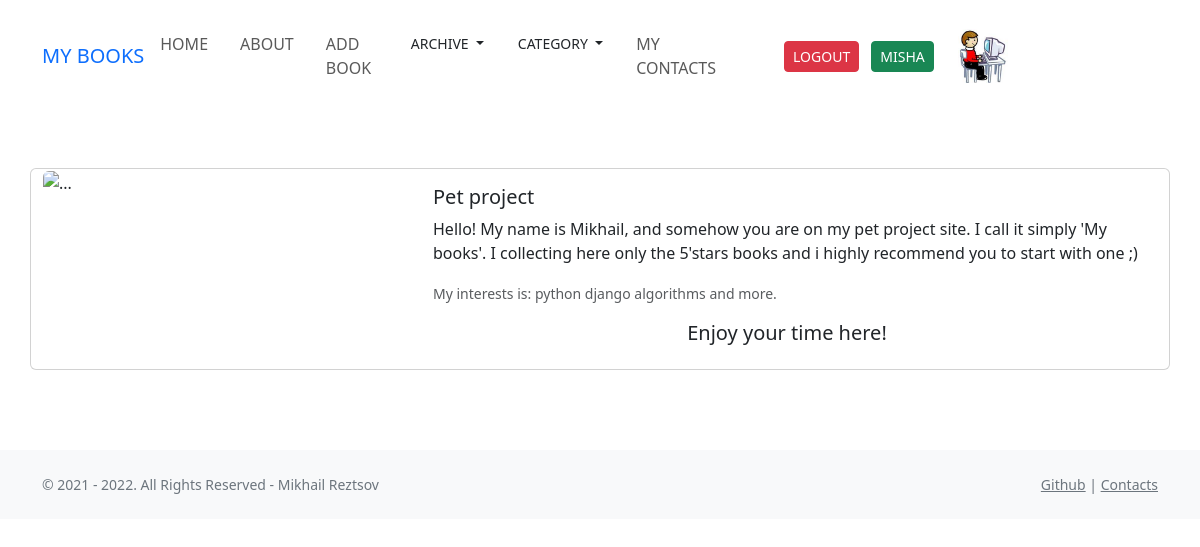
The page /about/ (signed in) on the database its author committed.
### women/models.py (models this page shows, shortened)
class Category(models.Model):
    name = models.CharField(max_length=100, db_index=True)
    slug = models.SlugField(max_length=255, unique=True, db_index=True, verbose_name="URL")
    def get_absolute_url(self):
        return reverse('category', kwargs={'slug': self.slug})
    class Meta:
        verbose_name = 'Категории'
        verbose_name_plural = 'Категории'

### women/views.py (the view)
# urls.py: path('about/', about, name='about'),
def about(request):
    context = {
        'title': 'about',
    }
    return render(request, 'women/about.html', context=context)

### women/models.py (called while the page is built)
    def get_absolute_url(self):
        return reverse('archive', kwargs={'slug': self.slug})

### women/templatetags/women_tags.py (called while the page is built)
@register.simple_tag()  # Загружай категории книг, используй данный тэг в base.html и можно использовать в любом шаблоне
def get_categories():
    return Category.objects.all()

@register.simple_tag()
def get_year():
    return Year.objects.all().order_by('-date')

### templates/women/about.html (shortened to what this page needs)
{% extends 'base.html' %}
{% load static %}
{% block content %}
    <div class="container my-5 mt-5">
        <div class="row">
            <div class="card mb-3" style="max-width: 1540px;">
                <div class="row g-2">
                    <div class="col-md-4">
                        <img src="https://avatars.mds.yandex.net/i?id=d3e6d40467e564f0d7e01dcc8067da1d-5176143-images-thumbs&n=13"
                             class="img-fluid rounded-start" alt="...">
                    </div>
                    <div class="col-md-8">
                        <div class="card-body">
                            <h5 class="card-title">Pet project</h5>
                            <p class="card-text">Hello! My name is Mikhail, and somehow you are on my pet project
                                site. I call it simply 'My books'. I collecting here only the 5'stars books and i highly
                                recommend you to start with one ;)</p>
                            <p class="card-text"><small class="text-muted">My interests is: {% for c in cats %}
                                <span class="pl-1">{{ c.name|lower }}</span>{% endfor %} and more.</small></p>
                         <h5 class="card-title text-center">Enjoy your time here!</h5>
                        </div>
                    </div>
                </div>
            </div>
        </div>
    </div>
{% endblock %}

### templates/base.html (shortened to what this page needs)
<!DOCTYPE html>
{% load static %}
{% load bootstrap5 %}
{% load cache %}
{% bootstrap_css %}
{% load women_tags %}
<html lang="en">
<head>
</head>
<body>
{% get_categories as cats %}
{% get_year as year %}
<nav class="bg-white navbar navbar-expand-lg navbar-light pb-lg-4 pt-lg-3 text-uppercase mb-4">
    <div class="container fluid">
    {% cache 20 sidebar %}
        <a class="mx-lg-auto navbar-brand text-primary" href="{% url 'index' %}">My books</a>
        <li class="collapse navbar-collapse w-100 justify-content-center" id="navbarNavDropdown-7">
            <ul class="navbar-nav">
                <li class="nav-item">
                    <a class="nav-link px-lg-3 py-lg-3" href="{% url 'index' %}">Home</a>
                </li>
                <li class="nav-item">
                    <a class="nav-link px-lg-3 py-lg-3" href="{% url 'about' %}">About</a>
                </li>
                <li class="nav-item">
                    <a class="nav-link px-lg-3 py-lg-3" href="{% url 'add_book' %}">Add book</a>
                </li>
                <li class="nav-item dropdown">
                    <a class="btn btn-sm dropdown-toggle px-lg-3 py-lg-3" href="#" role="button" id="dropdownMenuLink"
                       data-bs-toggle="dropdown" aria-expanded="false">
                        Archive
                    </a>
                </li>
                <li class="nav-item dropdown">
                    <a class="btn btn-sm dropdown-toggle px-lg-3 py-lg-3" href="#" role="button" id="dropdownMenuLink"
                       data-bs-toggle="dropdown" aria-expanded="false">
                        Category
                    </a>
                </li>
                <li class="nav-item">
                    <a class="nav-link px-lg-3 py-lg-3" href="{% url 'contact' %}">My Contacts</a>
                </li>
            </ul>
        {% endcache %}
            <div class="px-5">
                {% if user.is_authenticated %}
                    <a href="{% url 'logout' %}"  class="btn btn-sm btn-danger mx-1 my-2">Logout</a>
                {% else %}
                    <a href="{% url 'register' %}" class="btn btn-sm btn-outline-success mx-1 my-2">Sign in</a>
                {% endif %}
                {% if user.is_authenticated %}
                    <p class="btn btn-sm btn-success mx-1 my-2">{{ user }}</p>
                    <a href="{% url 'about' %}"><img src="{% static 'images/user.jpg' %}" alt=""
                                                     class="img-fluid w-25 h-25 px-3"></a>
                {% else %}
                    <a href="{% url 'login' %}" class="btn btn-sm btn-outline-secondary mx-1 my-2">Sign up</a>
                {% endif %}
            </div>
        </div>
</nav>
{% block content %}{% endblock %}
<div class="container">
    <div class="row justify-content-center">
        <div class="col-1">
        </div>
    </div>
</div>
{% cache 60 footer %}
<footer class="bg-light pb-3 pt-3 small text-secondary">
    <div class="container">
        <div class="align-items-center row">
            <div class="col-md pb-2 pt-2">
                <p class="mb-0">&copy; 2021 - 2022. All Rights Reserved - Mikhail Reztsov</p>
            </div>
            <div class="col-md-auto pb-2 pt-2">
                <a href="https://github.com/hailMeh" class="text-secondary">Github</a> |
                <a href="{% url 'contact' %}" class="text-secondary">Contacts</a>
            </div>
        </div>
    </div>
</footer>
{% endcache %}
</body>
</html>

### rows shown on the page
Category: name "python"
Category: name "django"
Category: name "algorithms"

### other values the page prints
{{ user }} "MISHA"
